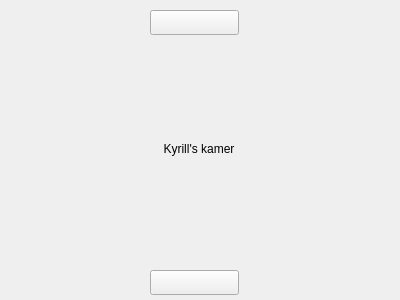
<?xml version="1.0" encoding="UTF-8"?>
<ui version="4.0">
 <class>kamer_kyrill</class>
 <widget class="QWidget" name="kamer_kyrill">
  <property name="geometry">
   <rect>
    <x>0</x>
    <y>0</y>
    <width>400</width>
    <height>300</height>
   </rect>
  </property>
  <property name="windowTitle">
   <string>Form</string>
  </property>
  <widget class="QLabel" name="label">
   <property name="geometry">
    <rect>
     <x>150</x>
     <y>140</y>
     <width>98</width>
     <height>17</height>
    </rect>
   </property>
   <property name="text">
    <string>Kyrill's kamer</string>
   </property>
   <property name="alignment">
    <set>Qt::AlignCenter</set>
   </property>
  </widget>
  <widget class="QPushButton" name="knop_n">
   <property name="geometry">
    <rect>
     <x>150</x>
     <y>10</y>
     <width>89</width>
     <height>25</height>
    </rect>
   </property>
   <property name="text">
    <string/>
   </property>
  </widget>
  <widget class="QPushButton" name="knop_z">
   <property name="geometry">
    <rect>
     <x>150</x>
     <y>270</y>
     <width>89</width>
     <height>25</height>
    </rect>
   </property>
   <property name="text">
    <string/>
   </property>
  </widget>
 </widget>
 <resources/>
 <connections/>
</ui>
